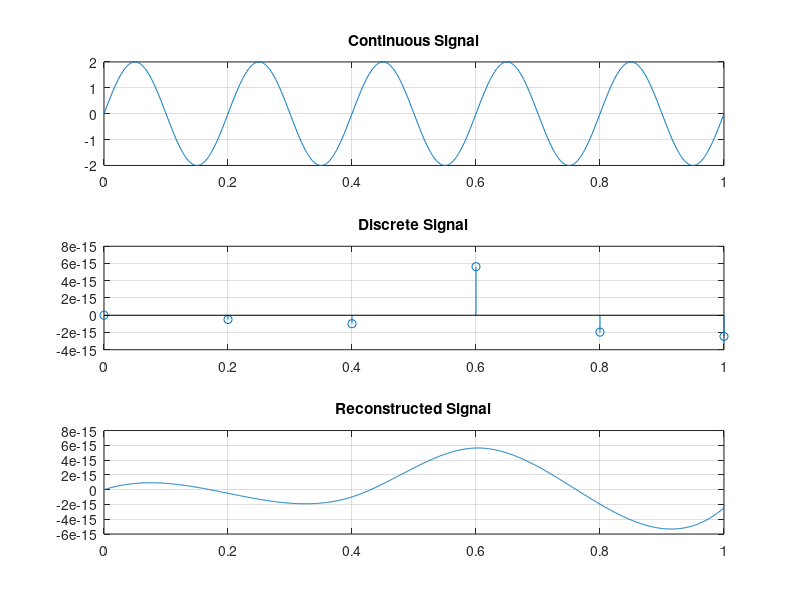

The MATLAB source for this figure:
% a script to convert continuous time signal of ct_sinusoid to a discrete time signal
% and take the sampling frequency as input which should be greater than twice the maximum signal frequency in Hertz.

f = input('Enter frequency in Hz: ');
fs = input('Enter sampling frequency in Hz: ');

% Original
t = 0:0.001:1;
x = 2*sin(2*pi*f*t);

% sampled
ts = 0:1/fs:1; % t=1/f (time samples)
xs = 2*sin(2*pi*f*ts);

%reconstruct - spline(sampled time, sampled signal, original time)
xr = spline(ts,xs,t);

subplot(3,1,1);
plot(t,x);
title('Continuous Signal');
grid on;

subplot(3,1,2);
stem(ts,xs);
title('Discrete Signal');
grid on;

subplot(3,1,3);
plot(t,xr);
title('Reconstructed Signal');
grid on;
